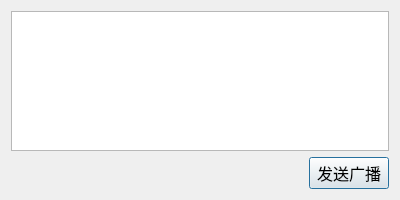
<?xml version="1.0" encoding="UTF-8"?>
<ui version="4.0">
 <class>BroadCast</class>
 <widget class="QDialog" name="BroadCast">
  <property name="geometry">
   <rect>
    <x>0</x>
    <y>0</y>
    <width>400</width>
    <height>200</height>
   </rect>
  </property>
  <property name="minimumSize">
   <size>
    <width>400</width>
    <height>200</height>
   </size>
  </property>
  <property name="maximumSize">
   <size>
    <width>400</width>
    <height>200</height>
   </size>
  </property>
  <property name="font">
   <font>
    <pointsize>12</pointsize>
   </font>
  </property>
  <property name="windowTitle">
   <string>广播消息</string>
  </property>
  <layout class="QGridLayout" name="gridLayout">
   <item row="0" column="0">
    <layout class="QVBoxLayout" name="verticalLayout">
     <item>
      <widget class="QTextEdit" name="broadCastContent">
       <property name="html">
        <string>&lt;!DOCTYPE HTML PUBLIC &quot;-//W3C//DTD HTML 4.0//EN&quot; &quot;http://www.w3.org/TR/REC-html40/strict.dtd&quot;&gt;
&lt;html&gt;&lt;head&gt;&lt;meta name=&quot;qrichtext&quot; content=&quot;1&quot; /&gt;&lt;style type=&quot;text/css&quot;&gt;
p, li { white-space: pre-wrap; }
&lt;/style&gt;&lt;/head&gt;&lt;body style=&quot; font-family:'MS Shell Dlg 2'; font-size:12pt; font-weight:400; font-style:normal;&quot;&gt;
&lt;p style=&quot;-qt-paragraph-type:empty; margin-top:0px; margin-bottom:0px; margin-left:0px; margin-right:0px; -qt-block-indent:0; text-indent:0px;&quot;&gt;&lt;/p&gt;&lt;/body&gt;&lt;/html&gt;</string>
       </property>
       <property name="acceptRichText">
        <bool>true</bool>
       </property>
      </widget>
     </item>
     <item>
      <layout class="QHBoxLayout" name="horizontalLayout">
       <item>
        <spacer name="horizontalSpacer">
         <property name="orientation">
          <enum>Qt::Horizontal</enum>
         </property>
         <property name="sizeHint" stdset="0">
          <size>
           <width>40</width>
           <height>20</height>
          </size>
         </property>
        </spacer>
       </item>
       <item>
        <widget class="QLabel" name="label">
         <property name="minimumSize">
          <size>
           <width>200</width>
           <height>0</height>
          </size>
         </property>
         <property name="maximumSize">
          <size>
           <width>200</width>
           <height>16777215</height>
          </size>
         </property>
         <property name="text">
          <string/>
         </property>
        </widget>
       </item>
       <item>
        <widget class="QPushButton" name="broadCastBtn">
         <property name="text">
          <string>发送广播</string>
         </property>
        </widget>
       </item>
      </layout>
     </item>
    </layout>
   </item>
  </layout>
 </widget>
 <resources/>
 <connections/>
</ui>
